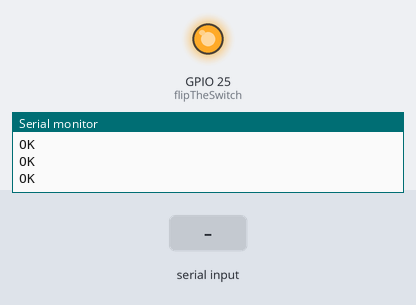
This sketch was run on a simulated ESP32. Shown: output pins drawn as LEDs (lit = HIGH), the last lines printed to the serial monitor. Inputs (shaded band) come from the test bench. The modem accepts every AT command (registered, SIM ready, sends succeed) and sends nothing else.

Above: at 10.2 s.
10.3 s: "+CMT:\n" received over the second serial link
13.3 s: "OPEN\n" received over the second serial link
At 15.7 s:
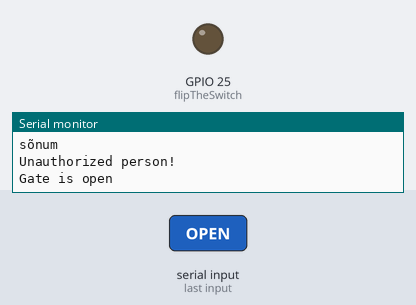
16.3 s: "CLOSE\n" received over the second serial link
At 20.0 s:
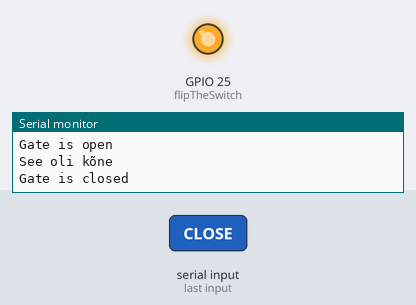
Timing chart, 0 to 21.5 s (numbered marks = the images above; inputs shaded):
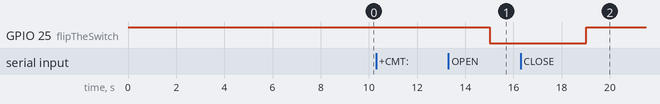

The sketch:

Nutilyliti.ino
```cpp
#include <HardwareSerial.h>
#include <string.h>
#include <malloc.h>

// Create hardware serial object to communicate with SIM800L
#define SerialDataBits 115200
HardwareSerial simSerial(2); // SIM800L Tx & Rx is connected to ESP32 #16 & #17

int flipTheSwitch = 25; // output pin for relay control
int gateStatus = 0;
String inMessage;

/* Function prototypes */
void readMessage(String inMessage, String phoneNr);
void checkAuthorization(String inMessage);
void sendSMS(String message, String phoneNr);
void updateSerial();

/*
  Setup function to be run once.
*/
void setup() {
  pinMode(flipTheSwitch, OUTPUT);
  digitalWrite(flipTheSwitch, HIGH);

  // Begin serial communication with Arduino IDE
  Serial.begin(115200);
  Serial.setTimeout(3000); // read 3 seconds of data from serial at once

  // Begin serial communication with ESP32 and SIM800L
  simSerial.begin(SerialDataBits, SERIAL_8N1, 16, 17); // 17 = RX, 16 = TX

  Serial.println("Init...");
  delay(5000);

  simSerial.println("AT"); //Once the handshake test is successful, it will back to OK
  updateSerial();
  simSerial.println("AT+CSQ"); //Signal quality test, value range is 0-31 , 31 is the best
  updateSerial();
  simSerial.println("AT+CCID"); //Read SIM information to confirm whether the SIM is plugged
  updateSerial();
  simSerial.println("AT+CREG?"); //Check whether it has registered in the network
  updateSerial();
  simSerial.println("AT+CPIN=4444"); // unlock the sim card
  updateSerial();
  simSerial.println("AT+CMGF=1"); // Configuring TEXT mode -> format is text
  updateSerial();
  simSerial.println("AT+CNMI=2,2,0,0,0"); // Send SMS data to serial output upon receipt
  updateSerial();
  simSerial.println("AT+CLIP=1"); // show caller information with incoming call
  updateSerial();
}

void readMessage(String inMessage, String phoneNr) {
  inMessage.toUpperCase();
  // open or close gate
  if (((inMessage.indexOf("OPEN") >= 0) && !gateStatus) || !gateStatus) { // 1st condition -> SMS; 2nd -> phone call
    // Flip the relay and save the current state
    digitalWrite(flipTheSwitch, LOW);
    gateStatus = 1; // gate is open
    Serial.println("Gate is open");
  }
  else if (((inMessage.indexOf("CLOSE") >= 0) && gateStatus) || gateStatus) { // 1st condition -> SMS; 2nd -> phone call
    // Flip the relay and save the current state
    if (inMessage.indexOf("CLOSE") >= 0) Serial.println("see oli sõnum");
    else Serial.println("See oli kõne");
    digitalWrite(flipTheSwitch, HIGH);
    gateStatus = 0; // gate is closed
    Serial.println("Gate is closed");
  }
  else if (inMessage.indexOf("STATUS") >= 0) {
    // send SMS back with gate status
    String msg = "The gate is";
    if (gateStatus) msg = msg + "open";
    else msg = msg + "closed";
    Serial.println(msg);
    sendSMS(msg, phoneNr); // currently to SMS sender (only authorized); can be to admin
    Serial.println("Gate status request");
  }
  inMessage = "";
  delay(2000); // gate-dependent?
}


void checkAuthorization(String inMessage) {
  char *buffer = (char*)malloc(sizeof(char) * 100);
  int i, r;
  String requestedState = "";
  String phoneNr = "";
  strcpy(buffer, inMessage.c_str()); // convert input string to char*
  if (inMessage.indexOf("CMT") >= 0) { // SMS
    Serial.println("sõnum");
    char* p = strstr(buffer, "+CMT:"); // write message starting with cmt from buffer to *p
    p = strtok(p, ","); // split p into tokens -> , is the delimiter
    if (p != NULL) {
      for (i = r = 0; p != NULL; i++, p = strtok(NULL, "\"")) {
        if (i == 0) { // extract phone nr
          phoneNr = p;
        }
        else if (i == 1) { // extract phone book entry
          if (p == NULL) r = 0; // no entry in phonebook
          else r = p[0]; // first letter of contact name
        }
        else if (i == 4) { // extract requested state
          p = strtok(p, "\n");
          p = strtok(NULL, "\n");
          requestedState = p;
          break;
        }
      }
    }
  }
  else { // CALL
    char* p = strstr(buffer, "+CLIP:"); // write message starting with clip from buffer to *p
    p = strtok(p, ",");
    if (p != NULL) {
      for (i = r = 0; p != NULL; i++, p = strtok(NULL, "\"")) {
        if (i == 4) { // check if phone number is in the phonebook
          if (p == NULL) r = 0; // no entry in phonebook
          else r = p[0]; // first letter of contact name
          break;
        }
      }
      simSerial.println("ATH"); // hang up the call
    }
  }
  if (r > 64) readMessage(requestedState, phoneNr); // move on if authorization granted
  else Serial.println("Unauthorized person!");
}

void loop() {
  //updateSerial(); // to update the sim configuration via serial monitor -> comment out during normal operation
  if (simSerial.available()) {
    inMessage = simSerial.readString();
    checkAuthorization(inMessage);
  }
  delay(1000);
}

/*
  Function to send SMS.
  The SMS is sent to the phone number that
  requested the SMS.
*/
void sendSMS(String message, String phoneNr) {
  // send SMS to given number
  simSerial.println("AT+CMGS=\"" + phoneNr + "\"");
  updateSerial();
  simSerial.print(message);
  updateSerial();

  // End AT command
  simSerial.write(26); // 'Ctrl+z'
  // give module some time to send SMS
  delay(5000);
}

/*
  Function for SIM module setup.
  Can be used for real-time configuration of the SIM card
  if enabled in loop().
  Note: this function should be disabled at normal operation.
*/
void updateSerial() {
  delay(500);
  while (Serial.available()) {
    simSerial.write(Serial.read()); // Forward what Serial received to Soft-Serial Port
  }
  while (simSerial.available()) {
    Serial.write(simSerial.read()); // Forward what Soft-Serial received to Serial Port
  }
}
```

Measured:
- after the input at 13.3 s, GPIO 25 (flipTheSwitch): HIGH → LOW after 1.7 s
- after the input at 16.3 s, GPIO 25 (flipTheSwitch): LOW → HIGH after 2.7 s
